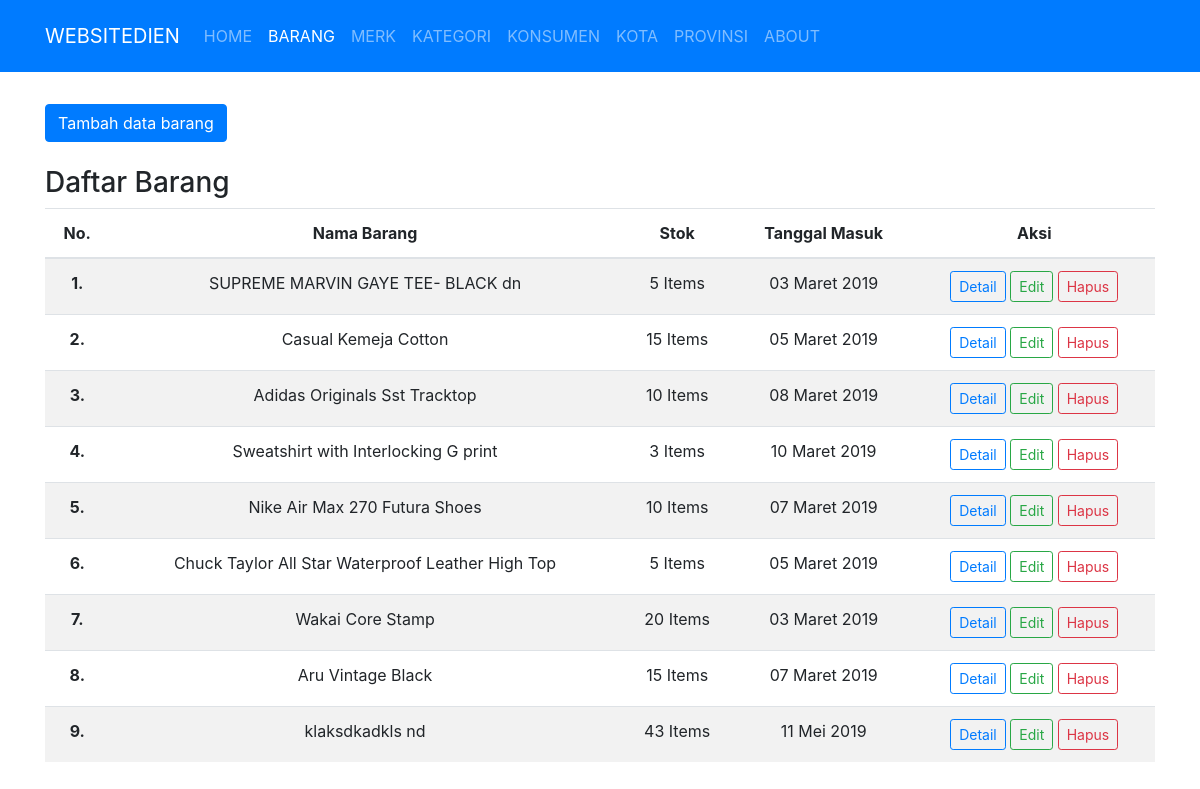
/public/barang, run on the app's committed database.
### tables this page shows
CREATE TABLE `barang` (
  `kd_brg` int(11) NOT NULL,
  `kd_kat` varchar(5) NOT NULL,
  `nm_brg` varchar(50) NOT NULL,
  `kd_merk` int(11) NOT NULL,
  `gambar` text NOT NULL,
  `hrg_beli` double NOT NULL,
  `hrg_jual` double NOT NULL,
  `stok` int(5) NOT NULL,
  `spesifikasi` text NOT NULL,
  `ket` text NOT NULL,
  `tgl_masuk` date NOT NULL
);

### app/core/Controller.php (called while the page is built, shortened)
<?php
class Controller
{
    public function view($view, $data = [])
    {
        require_once '../app/views/' . $view . '.php';
    }
    public function model($model)
    {
        return new $model;
    }
}

### app/controllers/Barang.php (called while the page is built, shortened)
<?php
class Barang extends Controller
{
    public function index()
    {
        $data['judul'] = 'Barang';
        $data['brg'] = $this->model('Barang_model')->getAllBarang();
        $data['kat'] = $this->model('Barang_model')->getAllKategori();
        $data['merk'] = $this->model('Barang_model')->getAllMerk();
        $this->view('barang/index', $data);
    }
}

### app/core/App.php (called while the page is built, shortened)
<?php
class App
{
    protected $method = 'index';
    protected $params = [];
    public function __construct()
    {
        $this->controller = new $this->controller;
        call_user_func_array([$this->controller, $this->method], $this->params);
    }
}

### public/index.php (called while the page is built, shortened)
<?php
$app = new App;

### app/core/Database.php (called while the page is built, shortened)
<?php
class Database
{
    private $host = DB_HOST;
    private $user = DB_USER;
    private $pass = DB_PASS;
    private $db_name = DB_NAME;
    private $dbh;
    private $stmt;
    public function __construct()
    {
        $dsn = 'mysql:host=' . $this->host . ';dbname=' . $this->db_name;
        $option = [
            PDO::ATTR_PERSISTENT => true,
            PDO::ATTR_ERRMODE => PDO::ERRMODE_EXCEPTION
        ];
        try {
            $this->dbh = new PDO($dsn, $this->user, $this->pass, $option);
        } catch (PDOException $err) {
            die($err->getMessage());
        }
    }
    public function query($query)
    {
        $this->stmt = $this->dbh->prepare($query);
    }
    public function execute()
    {
        $this->stmt->execute();
    }
    public function resultSet()
    {
        $this->execute();
        return $this->stmt->fetchAll(PDO::FETCH_ASSOC);
    }
}

### app/models/Barang_model.php (called while the page is built, shortened)
<?php
class Barang_model
{
    private $table = 'barang';
    private $db;
    public function __construct()
    {
        $this->db = new Database;
    }
    public function getAllBarang()
    {
        $this->db->query('SELECT * FROM ' . $this->table);
        return $this->db->resultSet();
    }
    public function getAllKategori()
    {
        $this->db->query('SELECT * FROM kategori');
        return $this->db->resultSet();
    }
    public function getAllMerk()
    {
        $this->db->query('SELECT * FROM merk');
        return $this->db->resultSet();
    }
}

### app/views/barang/index.php (the view, shortened to what this page needs)
<div class="container mt-3">
    <div class="row mt-3">
        <div class="col-lg-12">
            <button type="button" class="btn btn-primary mb-4 tambahDataBarang" data-toggle="modal" data-target="#formModal">
                Tambah data barang
            </button>
            <h3>Daftar Barang</h3>
            <table class="table table-striped">
                <thead>
                    <tr>
                        <th scope="col">No.</th>
                        <th scope="col">Nama Barang</th>
                        <th scope="col">Stok</th>
                        <th scope="col">Tanggal Masuk</th>
                        <th scope="col">Aksi</th>
                    </tr>
                </thead>
                <tbody>
                    <?php
                    function tanggal_indo($tanggal)
                    {
                        $bulan = array(
                            1 => 'Januari',
                            'Februari',
                            'Maret',
                            'April',
                            'Mei',
                            'Juni',
                            'Juli',
                            'Agustus',
                            'September',
                            'Oktober',
                            'November',
                            'Desember'
                        );
                        $split = explode('-', $tanggal);
                        return $split[2] . ' ' . $bulan[(int)$split[1]] . ' ' . $split[0];
                    }
                    $i = 0;
                    foreach ($data['brg'] as $brg) :
                        $tanggal = $brg['tgl_masuk'];
                        ?>
                        <tr>
                            <th scope="row"><?= $i + 1 ?>.</th>
                            <td><?= $brg['nm_brg']; ?></td>
                            <td><?= $brg['stok']; ?> Items</td>
                            <td><?= tanggal_indo($tanggal); ?></td>
                            <td>
                                <a href="<?= BASEURL; ?>/barang/detail/<?= $brg['kd_brg'] ?>" class="btn btn-outline-primary btn-sm">Detail</a>
                                <a href="<?= BASEURL; ?>/barang/edit/<?= $brg['kd_brg'] ?>" class="btn btn-outline-success btn-sm editDataBarang" data-toggle="modal" data-target="#formModal" data-kd_brg="<?= $brg['kd_brg'] ?>">Edit</a>
                                <a href="<?= BASEURL; ?>/barang/hapus/<?= $brg['kd_brg'] ?>" class="btn btn-outline-danger btn-sm" onclick="return confirm('Yakin akan dihapus ?');">Hapus</a>
                            </td>
                        </tr>
                        <?php
                        $i++;
                    endforeach;
                    ?>
                </tbody>
            </table>
        </div>
    </div>
</div>

### public/css/dien.css (style rules this page uses)
th, td, a { text-align: center; }

### data on the page
barang: nm_brg "SUPREME MARVIN GAYE TEE- BLACK dn", stok "5", tgl_masuk "03 Maret 2019"
barang: nm_brg "Casual Kemeja Cotton", stok "15", tgl_masuk "05 Maret 2019"
barang: nm_brg "Adidas Originals Sst Tracktop", stok "10", tgl_masuk "08 Maret 2019"
barang: nm_brg "Sweatshirt with Interlocking G print", stok "3", tgl_masuk "10 Maret 2019"
barang: nm_brg "Nike Air Max 270 Futura Shoes", stok "10", tgl_masuk "07 Maret 2019"
barang: nm_brg "Chuck Taylor All Star Waterproof Leather High Top", stok "5", tgl_masuk "05 Maret 2019"
barang: nm_brg "Wakai Core Stamp", stok "20", tgl_masuk "03 Maret 2019"
barang: nm_brg "Aru Vintage Black", stok "15", tgl_masuk "07 Maret 2019"
barang: nm_brg "klaksdkadkls nd", stok "43", tgl_masuk "11 Mei 2019"
